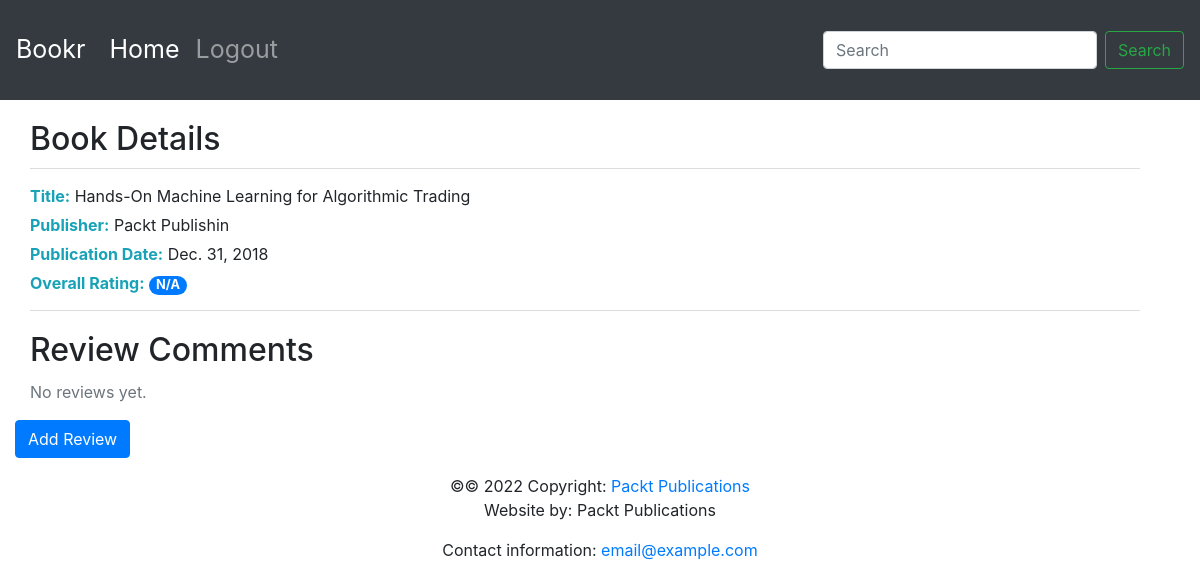
The page /books/2/ on the database its author committed.
### reviews/models.py (models this page shows, shortened)
class Book(models.Model):
    title = models.CharField(
        max_length=70,
        help_text="The title of the book.")
    publication_date = models.DateField(
        verbose_name="Date the book was published.")
    isbn = models.CharField(
        max_length=20,
        verbose_name="ISBN number of the book.")
    publisher = models.ForeignKey(
        Publisher,
        on_delete=models.CASCADE)
    contributors = models.ManyToManyField(
        'Contributor',
        through="BookContributor")

class Publisher(models.Model):
    name = models.CharField(
        max_length=50,
        help_text="The name of the Publisher.")
    website = models.URLField(
        help_text="The Publisher's website.")
    email = models.EmailField(
        help_text="The Publisher's email address.")
    def __str__(self):
        return self.name

### reviews/views.py (the view)
# urls.py: path("books/<int:pk>/", views.book_detail, name="book_detail"),
def book_detail(request, pk):
    book = get_object_or_404(Book, id=pk)
    reviews = book.review_set.all()
    if reviews:
        book_rating = average_rating([review.rating for review in reviews])
        number_of_reviews = len(reviews)
    else:
        book_rating = None
        number_of_reviews = 0
    context = {
        'book': book,
        'book_rating': book_rating,
        'number_of_reviews': number_of_reviews,
        'reviews': reviews
    }
    return render(request, 'reviews/book_detail.html', context)

### reviews/templates/reviews/book_detail.html (shortened to what this page needs)
{% extends 'base.html' %}
{% block content %}
<div class="container">
    <h2>Book Details</h2>
    <div class="book-info">
        <p><span class="label">Title:</span> {{ book.title }}</p>
        <p><span class="label">Publisher:</span> {{ book.publisher }}</p>
        <p><span class="label">Publication Date:</span> {{ book.publication_date }}</p>
        <p><span class="label">Overall Rating:</span>
            <span class="badge badge-primary badge-pill">{{ book_rating|default:"N/A"}}</span>
        </p>
    </div>
    <h2>Review Comments</h2>
    {% if reviews %}
        {% for review in reviews %}
            <div class="review-card">
                <p><span class="label">Review comment:</span> {{ review.content }}</p>
                <p><span class="label">Created on:</span> {{ review.date_created|date:"M. d, Y, g:i a" }}</p>
                <p><span class="label">Modified on:</span> {{ review.date_edited|date:"M. d, Y, g:i a" }}</p>
                <p><span class="label">Rating:</span>
                    <span class="badge badge-secondary">{{ review.rating }}</span>
                </p>
                <p><span class="label">Creator:</span> {{ review.creator }}</p>
                <a href="{% url 'review_edit' book.pk review.pk %}">Edit Review</a>
            </div>
        {% endfor %}
    {% else %}
        <p class="text-muted">No reviews yet.</p>
    {% endif %}
</div>
<a class="btn btn-primary" href="{% url 'review_create' book.pk %}">Add Review</a>
{% endblock %}

### reviews/templates/reviews/book_detail.html (style rules this page uses)
.container { margin-left: 0px; margin-right: 10px; }
h2 { margin-top: 20px; margin-bottom: 10px; }
.book-info p, .review-card p { margin: 5px 0; }
.label { color: #17a2b8; font-weight: bold; }
.badge { padding: 3px 7px; border-radius: 10px; font-size: 0.8em; }
.badge-primary { background-color: #007bff; color: white; }
.book-info { border-top: 1px solid #ddd; border-bottom: 1px solid #ddd; padding: 10px 0; margin-bottom: 10px; }

### rows shown on the page
Book: title "Hands-On Machine Learning for Algorithmic Trading", publisher "Packt Publishin", publication_date "Dec. 31, 2018"

### other values the page prints
{{ book_rating|default:"N/A" }} "N/A"
